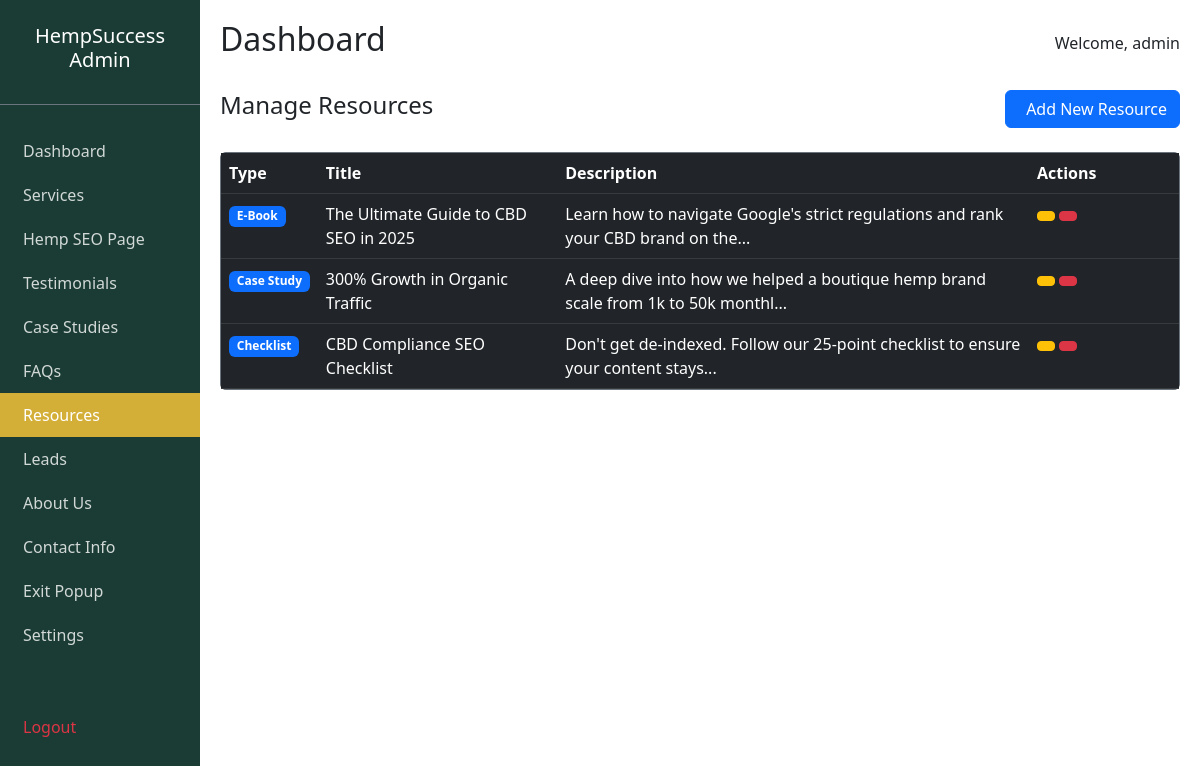
Page /admin/resources.php (signed in) on the committed database.
### tables this page shows
CREATE TABLE IF NOT EXISTS resources (
    id INT AUTO_INCREMENT PRIMARY KEY,
    title VARCHAR(255) NOT NULL,
    description TEXT,
    type VARCHAR(50),  
    icon_class VARCHAR(50),
    link VARCHAR(255),
    created_at TIMESTAMP DEFAULT CURRENT_TIMESTAMP
);

### admin/resources.php (the view, shortened to what this page needs)
<?php
require_once '../config/db.php';
include 'includes/header.php';
$resources = $pdo->query("SELECT * FROM resources ORDER BY created_at DESC")->fetchAll();
?>
<div class="row">
    <div class="col-md-12">
        <div class="d-flex justify-content-between align-items-center mb-4">
            <h4>Manage Resources</h4>
            <button class="btn btn-primary" data-bs-toggle="modal" data-bs-target="#addModal">
                <i class="ri-add-line me-2"></i>Add New Resource
            </button>
        </div>
        <div class="card bg-dark border-secondary">
            <div class="card-body p-0">
                <table class="table table-dark table-hover mb-0">
                    <thead>
                        <tr>
                            <th>Type</th>
                            <th>Title</th>
                            <th>Description</th>
                            <th width="150">Actions</th>
                        </tr>
                    </thead>
                    <tbody>
                        <?php foreach ($resources as $r): ?>
                            <tr>
                                <td><span class="badge bg-primary">
                                        <?php echo htmlspecialchars($r['type']); ?>
                                    </span></td>
                                <td>
                                    <?php echo htmlspecialchars($r['title']); ?>
                                </td>
                                <td>
                                    <?php echo htmlspecialchars(substr($r['description'], 0, 80)) . '...'; ?>
                                </td>
                                <td>
                                    <button class="btn btn-sm btn-warning" data-bs-toggle="modal"
                                        data-bs-target="#editModal<?php echo $r['id']; ?>">
                                    </button>
                                    <form method="POST" style="display:inline;"
                                        onsubmit="return confirm('Are you sure you want to delete this resource?');">
                                        <button type="submit" name="delete" class="btn btn-danger btn-sm">
                                        </button>
                                    </form>
                                </td>
                            </tr>
                        <?php endforeach; ?>
                    </tbody>
                </table>
            </div>
        </div>
    </div>
</div>
<?php include 'includes/footer.php'; ?>

### rows in the picture
resources: type "E-Book", title "The Ultimate Guide to CBD SEO in 2025", description "Learn how to navigate Google's strict regulations and rank your CBD brand on the"
resources: type "Case Study", title "300% Growth in Organic Traffic", description "A deep dive into how we helped a boutique hemp brand scale from 1k to 50k monthl"
resources: type "Checklist", title "CBD Compliance SEO Checklist", description "Don't get de-indexed. Follow our 25-point checklist to ensure your content stays"

### other values in the picture
$_SESSION['username'] "admin"
